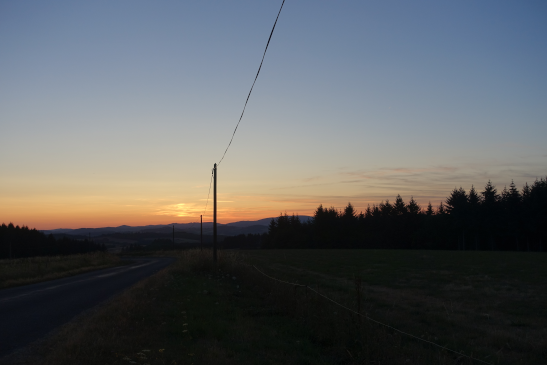
#> input picture ch04_design_patterns_part2/exercises/data/image08.png, 547 x 365 px; its folder holds only this picture in this run
$ python ex_template_pattern.py
#> lines starting #> are read from the running program, lines starting #| are printed output that depends on the picture
#> in run, `self.images = [ Image.open(path) for path in self.image_paths ]`: self.images = 1 item
# Todo: Read the code. Run the code and view data/filtered.png

# Todo: Look at the documentation for Pillow Filters
#   https://pillow.readthedocs.io/en/stable/reference/ImageFilter.html

# Todo: Create one a subclass of FilterTestBase, similar to EmbossedFilterTest, applying a different filter
#   Run it, check filtered.png

# Todo: Look at the documentation for rotating images
#   https://pillow.readthedocs.io/en/stable/reference/Image.html#PIL.Image.Image.rotate

# Todo: Create another subclass of FilterTestBase, using the same filter or as different one as the previous one
#   And give it a final_step method which rotates the final_image by 180 degrees
#   Run it, check filtered.png


import pathlib

from PIL import Image
from PIL import ImageFilter


class FilterTestBase:
    target_image_size = 250
    black_and_white = False

    def __init__(self, image_paths, target_path):
        self.image_paths = image_paths
        self.target_path = target_path
        self.images = None
        self.final_image = None

    @staticmethod
    def scale_image(image, size):
#> called with size = 250
        scale = max(size / image.width, size / image.height)
#> scale = 0.685
        return image.resize((
            int(scale * image.width),
            int(scale * image.height)
        ))

    def scale_images(self):
        self.images = [
            self.scale_image(image, self.target_image_size)
            for image in self.images
        ]

    @staticmethod
    def crop_image_to_square(image, size):
#> called with size = 250
        left = (image.width - size) // 2
#> left = 62
        top = (image.height - size) // 2
#> top = 0
        return image.crop((left, top, left + size - 1, top + size - 1))
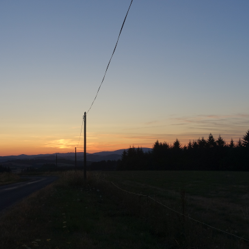
#> returned value: PIL image 249x249 RGB; mean R, G, B 96.6, 98.4, 99.5

    def crop_images_to_squares(self):
        self.images = [
            self.crop_image_to_square(image, self.target_image_size)
            for image in self.images
        ]

    def convert_to_black_and_white(self):
        self.images = [image.convert('L') for image in self.images]

    def filter_images(self):
        self.images = [self.filter_image(image) for image in self.images]
#> in filter_image, `return image.filter(ImageFilter.FIND_EDGES)`:
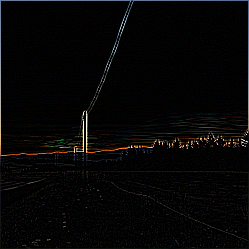
#> returned value: PIL image 249x249 RGB; mean R, G, B 6.4, 5.9, 5.6

    def combine_images(self):
        image_size = (self.target_image_size * 2, self.target_image_size * 2)
        format = 'L' if self.black_and_white else 'RGB'
        self.final_image = Image.new(format, image_size)
#> self.final_image: PIL image 500x500 RGB; every value is 0
        for index, image in enumerate(self.images):
            row = index // 2
            column = index % 2
            x, y = row * self.target_image_size, column * self.target_image_size
            self.final_image.paste(image, (x, y))
#> this loop made 1 pass
#> (row, column, x, y) on pass 1: (0, 0, 0, 0)
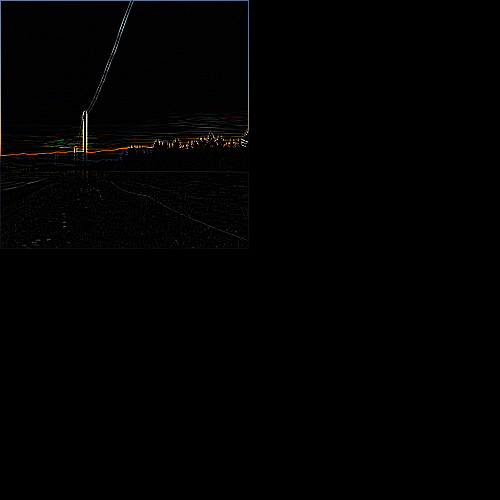
#> self.final_image: PIL image 500x500 RGB; mean R, G, B 1.6, 1.5, 1.4

    def final_step(self):
        ...

    def save_final_image(self):
        self.final_image.save(self.target_path)

    def run(self):
        self.images = [
            Image.open(path)
            for path in self.image_paths
        ]
        self.scale_images()
        self.crop_images_to_squares()
        if self.black_and_white:
            self.convert_to_black_and_white()
        self.filter_images()
        self.combine_images()
        self.final_step()
        self.save_final_image()


class NoFilterTest(FilterTestBase):
    def filter_image(self, image):
        return image


class BlackWhiteNoFilterTest(FilterTestBase):
    black_and_white = True

    def filter_image(self, image):
        return image


class EmbossedFilterTest(FilterTestBase):
    def filter_image(self, image):
        return image.filter(ImageFilter.EMBOSS)


class UpsideDownFilterTest(FilterTestBase):
    def filter_image(self, image):
        return image.filter(ImageFilter.FIND_EDGES)

    def final_step(self):
        self.final_image = self.final_image.rotate(180)
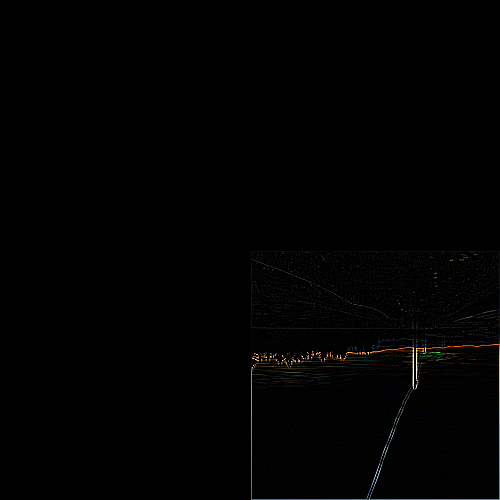
#> self.final_image: PIL image 500x500 RGB; mean R, G, B 1.6, 1.5, 1.4


data_path = pathlib.Path.cwd() / 'data'

source_image_paths = [
    path for path in data_path.iterdir()
    if path.suffix == '.png' and 'filtered' not in path.stem
]
target_path = data_path / 'filtered.png'
# filter = NoFilterTest(source_image_paths, target_path)
# filter = BlackWhiteNoFilterTest(source_image_paths, target_path)
# filter_test = EmbossedFilterTest(source_image_paths, target_path)
filter_test = UpsideDownFilterTest(source_image_paths, target_path)
filter_test.run()

$ run again, on ch04_design_patterns_part2/exercises/data/image09.png
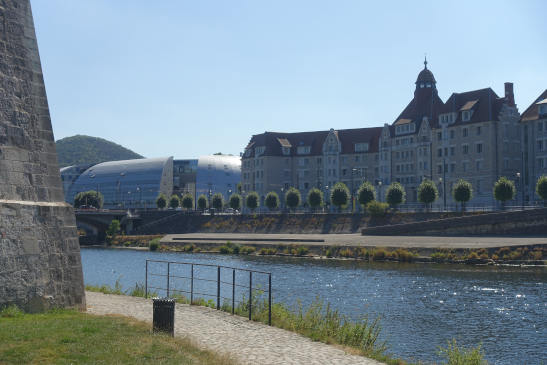
#> input picture ch04_design_patterns_part2/exercises/data/image09.png, 547 x 365 px
#> self.images = 1 item
#> in filter_image, `return image.filter(ImageFilter.FIND_EDGES)`:
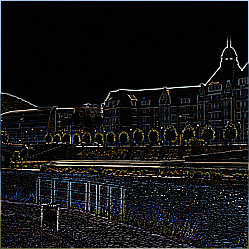
#> returned value: PIL image 249x249 RGB; mean R, G, B 19.3, 19.4, 19.8
#> the loop in combine_images, `for index, image in enumerate(self.images):` made 1 pass
#> (row, column, x, y) on pass 1: (0, 0, 0, 0)
#> in final_step, `self.final_image = self.final_image.rotate(180)`:
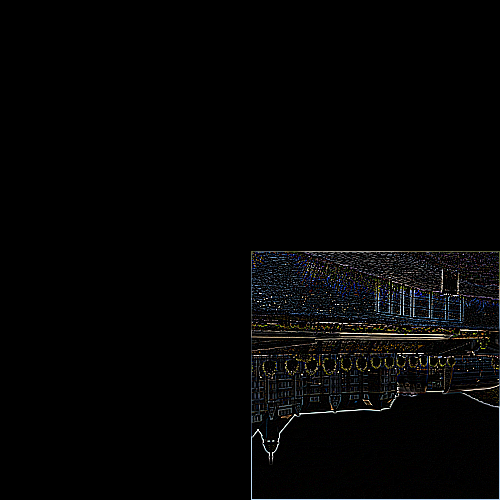
#> self.final_image: PIL image 500x500 RGB; mean R, G, B 4.8, 4.8, 4.9

$ run again, on ch04_design_patterns_part2/exercises/data/image10.png
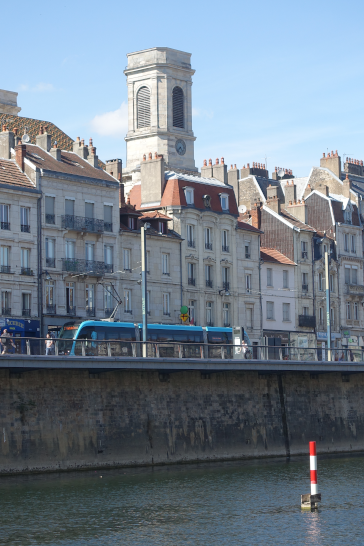
#> input picture ch04_design_patterns_part2/exercises/data/image10.png, 364 x 546 px
#> self.images = 1 item
#> in filter_image, `return image.filter(ImageFilter.FIND_EDGES)`:
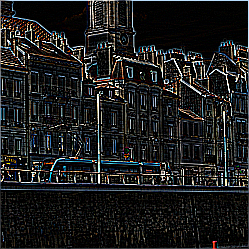
#> returned value: PIL image 249x249 RGB; mean R, G, B 29.3, 29.9, 29.9
#> the loop in combine_images, `for index, image in enumerate(self.images):` made 1 pass
#> (row, column, x, y) on pass 1: (0, 0, 0, 0)
#> in final_step, `self.final_image = self.final_image.rotate(180)`:
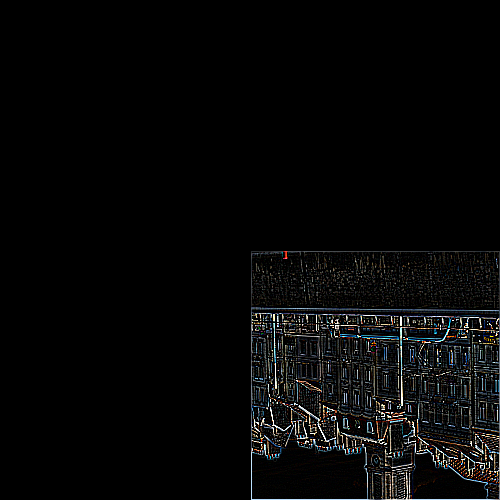
#> self.final_image: PIL image 500x500 RGB; mean R, G, B 7.3, 7.4, 7.4
